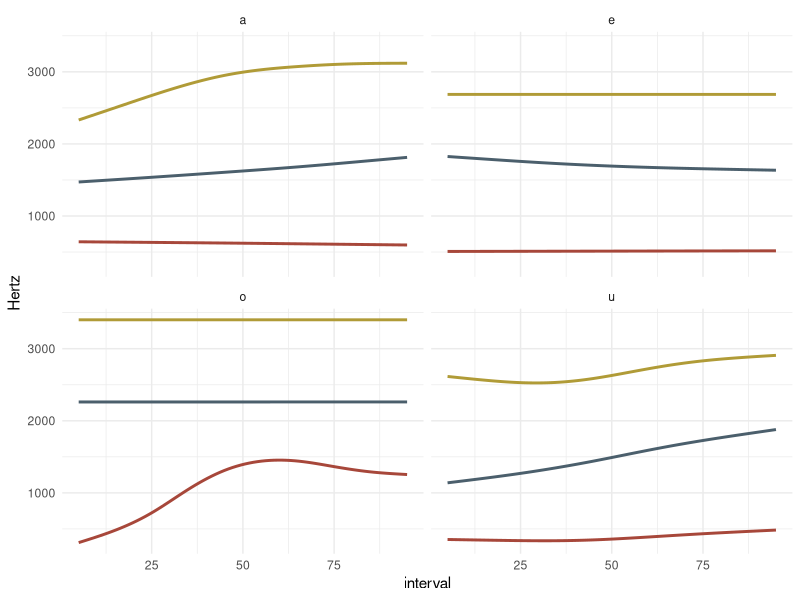

R code for this plot:
## ---- chunk 1
knitr::opts_chunk$set(echo = TRUE)
knitr::opts_knit$set(root.dir = here::here())
library(tidyverse)
theme_set(theme_minimal())
## ---- chunk 2
trajectories <- read_csv("./data/nichols-2018/tulemupepelako.csv")

trajectories
## ---- chunk 3
trajectories_long <- pivot_longer(
  trajectories,
  F1_05:F3_95,
  names_to = "formant_int",
  values_to = "value")

trajectories_long
## ---- chunk 4
trajectories_sep <- separate(
  trajectories_long,
  formant_int,
  c("formant", "interval"),
  convert = TRUE
)

trajectories_sep
## ---- chunk 5
trajectories_wide <- pivot_wider(
  trajectories_sep,
  names_from = formant,
  values_from = value
)

trajectories_wide
## ---- chunk 6
trajectories <- trajectories %>%
  pivot_longer(F1_05:F3_95, names_to = "formant_int", values_to = "value") %>%
  separate(formant_int, c("formant", "interval"), convert = TRUE) %>%
  pivot_wider(names_from = formant, values_from = value)
## ---- chunk 7
trajectories %>%
  ggplot(aes(x = interval)) +
  geom_smooth(aes(y = F1), method = "gam", se = FALSE, colour = "#A7473A") +
  geom_smooth(aes(y = F2), method = "gam", se = FALSE, colour = "#4B5F6C") +
  geom_smooth(aes(y = F3), method = "gam", se = FALSE, colour = "#B09B37") +
  facet_wrap(~ Vowel) +
  ylab("Hertz")
